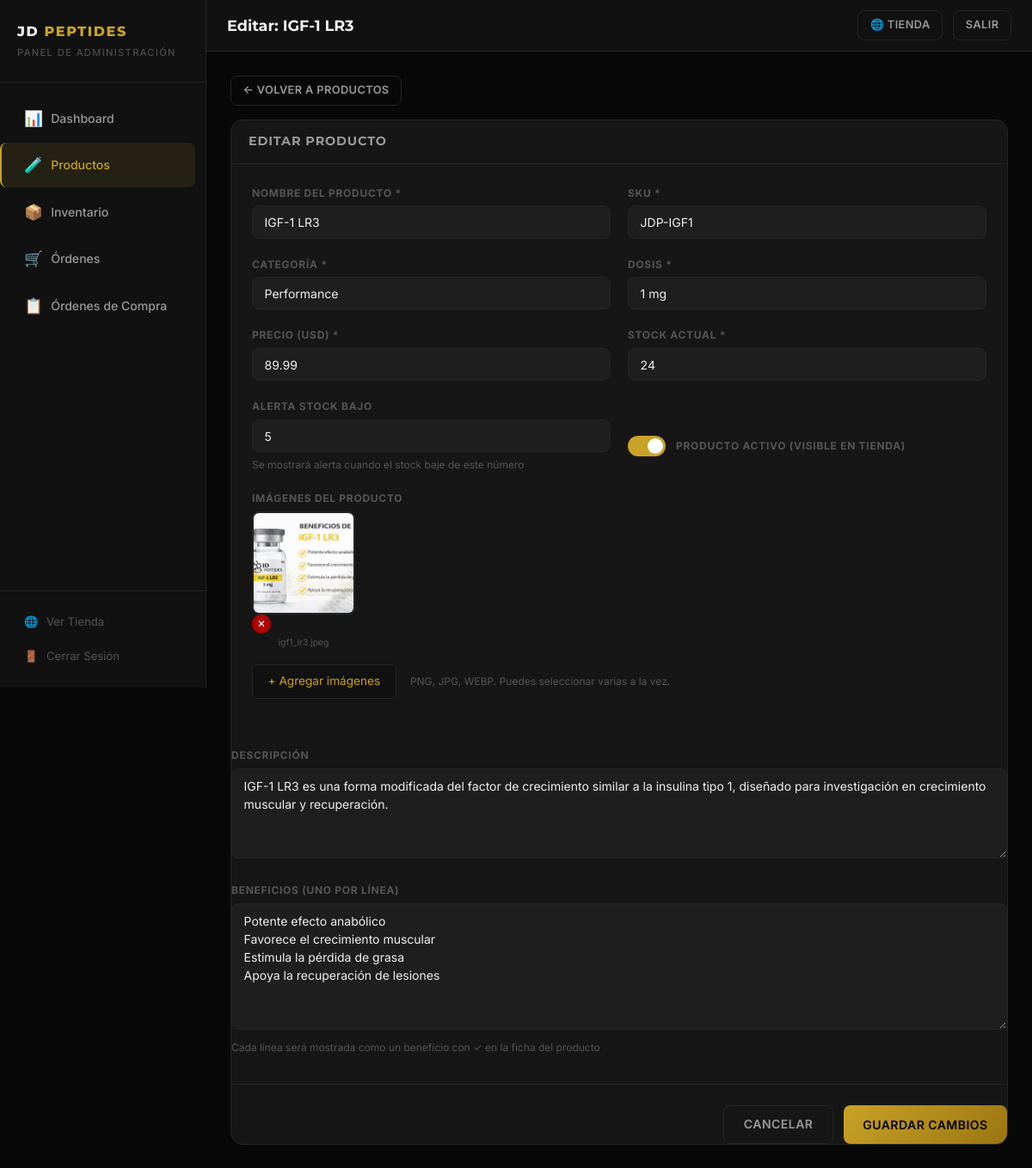
Page /admin/productos/1/editar (signed in) on the committed database.
### tables this page shows
CREATE TABLE products (
    id INTEGER PRIMARY KEY AUTOINCREMENT,
    sku TEXT UNIQUE NOT NULL,
    name TEXT NOT NULL,
    category TEXT NOT NULL,
    dose TEXT NOT NULL,
    price REAL NOT NULL,
    description TEXT,
    benefits TEXT,
    stock INTEGER DEFAULT 0,
    low_stock_alert INTEGER DEFAULT 5,
    active INTEGER DEFAULT 1,
    created_at TEXT DEFAULT (datetime('now'))
, image_path TEXT DEFAULT '');

CREATE TABLE product_images (id INTEGER PRIMARY KEY AUTOINCREMENT, product_id INTEGER NOT NULL, filename TEXT NOT NULL, sort_order INTEGER DEFAULT 0, created_at TEXT DEFAULT (datetime('now')), FOREIGN KEY (product_id) REFERENCES products(id));

### app.py (the view, shortened to what this page needs)
@app.route('/admin/productos/<int:pid>/editar', methods=['GET', 'POST'])
@admin_required
def admin_editar_producto(pid):
    product = query_db("SELECT * FROM products WHERE id=?", (pid,), one=True)
    if not product:
        flash('Producto no encontrado.', 'error')
        return redirect(url_for('admin_productos'))
    benefits_text = (product['benefits'] or '').replace('|', '\n')
    categories = [r['category'] for r in query_db("SELECT DISTINCT category FROM products ORDER BY category")]
    product_images = query_db("SELECT * FROM product_images WHERE product_id=? ORDER BY sort_order, id", (pid,))
    return render_template('admin/producto_form.html', product=product,
                           benefits_text=benefits_text, categories=categories,
                           action='editar', product_images=product_images)

### app.py (called while the page is built)
def get_db():
    db = getattr(g, '_database', None)
    if db is None:
        os.makedirs(os.path.dirname(DATABASE), exist_ok=True)
        db = g._database = sqlite3.connect(DATABASE)
        db.row_factory = sqlite3.Row
        db.execute("PRAGMA foreign_keys = ON")
    return db

@app.teardown_appcontext
def close_connection(exception):
    db = getattr(g, '_database', None)
    if db is not None:
        db.close()

def query_db(query, args=(), one=False):
    cur = get_db().execute(query, args)
    rv = cur.fetchall()
    cur.close()
    return (rv[0] if rv else None) if one else rv

def admin_required(f):
    @wraps(f)
    def decorated(*args, **kwargs):
        if not session.get('admin_logged_in'):
            return redirect(url_for('admin_login'))
        return f(*args, **kwargs)
    return decorated

### templates/admin/producto_form.html (shortened to what this page needs)
{% extends "admin/base.html" %}
{% block page_title %}{% if action == 'nuevo' %}Nuevo Producto{% else %}Editar: {{ product['name'] }}{% endif %}{% endblock %}
{% block content %}
<div style="margin-bottom:1rem">
  <a href="{{ url_for('admin_productos') }}" class="btn btn-ghost btn-sm">← Volver a Productos</a>
</div>
<div class="admin-card">
  <div class="admin-card-header">
    <h3>{% if action == 'nuevo' %}Crear Nuevo Producto{% else %}Editar Producto{% endif %}</h3>
  </div>
  <form method="POST" enctype="multipart/form-data" style="padding:1.5rem">
    <div style="display:grid;grid-template-columns:1fr 1fr;gap:1.25rem">
      <div class="admin-form-group">
        <label class="admin-label" for="name">Nombre del Producto *</label>
        <input type="text" id="name" name="name" class="admin-input"
               value="{{ product['name'] if product else '' }}" required
               placeholder="ej. BPC-157">
      </div>
      <div class="admin-form-group">
        <label class="admin-label" for="sku">SKU *</label>
        <input type="text" id="sku" name="sku" class="admin-input"
               value="{{ product['sku'] if product else '' }}" required
               placeholder="ej. JDP-BPC157">
      </div>
      <div class="admin-form-group">
        <label class="admin-label" for="category">Categoría *</label>
        <input type="text" id="category" name="category" class="admin-input"
               value="{{ product['category'] if product else '' }}" required
               placeholder="ej. Recuperación, Performance, Anti-aging…"
               list="categories-list">
      </div>
      <div class="admin-form-group">
        <label class="admin-label" for="dose">Dosis *</label>
        <input type="text" id="dose" name="dose" class="admin-input"
               value="{{ product['dose'] if product else '' }}" required
               placeholder="ej. 10 mg">
      </div>
      <div class="admin-form-group">
        <label class="admin-label" for="price">Precio (USD) *</label>
        <input type="number" id="price" name="price" class="admin-input"
               value="{{ product['price'] if product else '' }}" required
               min="0" step="0.01" placeholder="0.00">
      </div>
      <div class="admin-form-group">
        <label class="admin-label" for="stock">Stock Actual *</label>
        <input type="number" id="stock" name="stock" class="admin-input"
               value="{{ product['stock'] if product else 0 }}" required
               min="0" placeholder="0">
      </div>
      <div class="admin-form-group">
        <label class="admin-label" for="low_stock_alert">Alerta Stock Bajo</label>
        <input type="number" id="low_stock_alert" name="low_stock_alert" class="admin-input"
               value="{{ product['low_stock_alert'] if product else 5 }}"
               min="0" placeholder="5">
        <span style="font-size:0.75rem;color:var(--text3);margin-top:0.3rem;display:block">Se mostrará alerta cuando el stock baje de este número</span>
      </div>
      <div class="admin-form-group" style="display:flex;align-items:center;gap:0.75rem;padding-top:1.5rem">
        <label class="toggle-switch">
          <span class="toggle-track"></span>
        </label>
        <label for="active" class="admin-label" style="margin:0;cursor:pointer">Producto activo (visible en tienda)</label>
      </div>
    </div>
    <div class="admin-form-group" style="margin-top:1.25rem">
      <label class="admin-label">Imágenes del Producto</label>
      {% if product_images %}
      <div style="display:flex;flex-wrap:wrap;gap:0.75rem;margin-bottom:1rem">
        {% for img in product_images %}
        <div style="position:relative;display:inline-block">
          <img src="{{ url_for('static', filename='img/' + img['filename']) }}"
               style="width:120px;height:120px;object-fit:cover;border-radius:8px;border:2px solid var(--border)">
          <form method="POST" action="{{ url_for('admin_eliminar_imagen', img_id=img['id']) }}"
                onsubmit="return confirm('¿Eliminar esta imagen?')"
                style="position:absolute;top:4px;right:4px">
            <button type="submit"
                    style="background:rgba(200,0,0,0.85);color:#fff;border:none;border-radius:50%;width:22px;height:22px;font-size:12px;cursor:pointer;line-height:1;display:flex;align-items:center;justify-content:center">✕</button>
          </form>
          <div style="font-size:0.65rem;color:var(--text3);margin-top:0.2rem;text-align:center;max-width:120px;overflow:hidden;text-overflow:ellipsis;white-space:nowrap">{{ img['filename'] }}</div>
        </div>
        {% endfor %}
      </div>
      {% endif %}
      <div>
        <label for="images" class="img-upload-label">
          <span id="img-upload-text">+ Agregar imágenes</span>
        </label>
        <span style="font-size:0.75rem;color:var(--text3);margin-left:0.75rem">PNG, JPG, WEBP. Puedes seleccionar varias a la vez.</span>
      </div>
    </div>
    <div class="admin-form-group" style="margin-top:1.25rem">
      <label class="admin-label" for="description">Descripción</label>
      <textarea id="description" name="description" class="admin-input admin-textarea" rows="4"
                placeholder="Descripción científica del péptido para la ficha de producto…">{{ product['description'] if product else '' }}</textarea>
    </div>
    <div class="admin-form-group" style="margin-top:1.25rem">
      <label class="admin-label" for="benefits">Beneficios (uno por línea)</label>
      <textarea id="benefits" name="benefits" class="admin-input admin-textarea" rows="6"
                placeholder="Escribe cada beneficio en una línea separada:&#10;Acelera la recuperación de lesiones&#10;Reparación muscular y tendinosa&#10;Favorece la cicatrización">{{ benefits_text if benefits_text else (product['benefits'].replace('|', '\n') if product and product['benefits'] else '') }}</textarea>
      <span style="font-size:0.75rem;color:var(--text3);margin-top:0.3rem;display:block">Cada línea será mostrada como un beneficio con ✓ en la ficha del producto</span>
    </div>
    <div style="display:flex;gap:0.75rem;justify-content:flex-end;margin-top:2rem;padding-top:1.5rem;border-top:1px solid var(--border)">
      <a href="{{ url_for('admin_productos') }}" class="btn btn-ghost">Cancelar</a>
      <button type="submit" class="btn btn-gold">
        {% if action == 'nuevo' %}Crear Producto{% else %}Guardar Cambios{% endif %}
      </button>
    </div>
  </form>
</div>
{% endblock %}

### static/css/style.css (style rules this page uses)
:root { --bg: #080808; --bg2: #111111; --bg3: #161616; --bg4: #1e1e1e; --gold: #c9a227; --gold-light: #ddb940; --gold-dark: #9a7510; --text: #f0f0f0; --text2: #999999; --text3: #555555; --border: #252525; --green: #22c55e; --red: #ef4444; --orange: #f97316; --radius: 8px; --radius-lg: 14px; --shadow: 0 4px 24px rgba(0,0,0,0.5); --shadow-gold:0 0 20px rgba(201,162,39,0.25); --transition: 0.25s ease; }
*, *::before, *::after { box-sizing: border-box; margin: 0; padding: 0; }
html { scroll-behavior: smooth; }
body { font-family: 'Inter', system-ui, -apple-system, 'Segoe UI', sans-serif; background: var(--bg); color: var(--text); line-height: 1.6; font-size: 15px; min-height: 100vh; display: flex; flex-direction: column; }
a { color: var(--gold); text-decoration: none; transition: color var(--transition); }
img { max-width: 100%; display: block; }
input, textarea, select, button { font-family: inherit; font-size: inherit; }
h1, h2, h3, h4, h5 { font-family: 'Montserrat', system-ui, sans-serif; font-weight: 700; line-height: 1.2; color: var(--text); }
h3 { font-size: 1.25rem; }
.btn { display: inline-flex; align-items: center; gap: 0.4rem; padding: 0.65rem 1.4rem; border-radius: var(--radius); font-weight: 600; font-size: 0.88rem; letter-spacing: 0.03em; cursor: pointer; border: none; transition: all var(--transition); text-transform: uppercase; }
.btn-gold { background: linear-gradient(135deg, var(--gold), var(--gold-dark)); color: #000; }
.btn-ghost { background: transparent; border: 1px solid var(--border); color: var(--text2); }
.btn-sm { padding: 0.4rem 0.85rem; font-size: 0.8rem; }
.admin-card { background: var(--bg3); border: 1px solid var(--border); border-radius: var(--radius-lg); overflow: hidden; margin-bottom: 1.5rem; }
.admin-card-header { padding: 1rem 1.25rem; border-bottom: 1px solid var(--border); display: flex; align-items: center; justify-content: space-between; gap: 1rem; flex-wrap: wrap; }
.admin-card-header h3 { font-size: 0.9rem; text-transform: uppercase; letter-spacing: 0.06em; color: var(--text2); }
.admin-input { width: 100%; background: var(--bg4); border: 1px solid var(--border); color: var(--text); padding: 0.6rem 0.85rem; border-radius: var(--radius); transition: border-color var(--transition), box-shadow var(--transition); font-size: 0.875rem; }
.admin-input::placeholder { color: var(--text3); }
.admin-label { display: block; font-size: 0.75rem; font-weight: 700; color: var(--text3); text-transform: uppercase; letter-spacing: 0.06em; margin-bottom: 0.35rem; }
.admin-form-group { margin-bottom: 0; }

### templates/admin/producto_form.html (style rules this page uses)
.toggle-switch { position:relative; display:inline-block; width:44px; height:24px; }
.toggle-track { position:absolute; inset:0; background:#2a2a2a; border-radius:12px; cursor:pointer; transition:background 0.25s; }
.toggle-track::after { content:''; position:absolute; width:18px; height:18px; border-radius:50%; background:#fff; top:3px; left:3px; transition:transform 0.25s; }
.toggle-switch input:checked + .toggle-track { background:var(--gold); }
.toggle-switch input:checked + .toggle-track::after { transform:translateX(20px); }
.admin-textarea { resize:vertical; min-height:100px; font-family:inherit; line-height:1.5; }
.img-upload-label { display:inline-block; padding:0.5rem 1.1rem; background:var(--bg2,#1a1a1a); border:1px solid var(--border); border-radius:6px; cursor:pointer; font-size:0.85rem; color:var(--gold,#c9a227); transition:border-color 0.2s; }

### rows in the picture
products: name "IGF-1 LR3", sku "JDP-IGF1", category "Performance", dose "1 mg", price "89.99", stock "24", low_stock_alert "5", description "IGF-1 LR3 es una forma modificada del factor de crecimiento similar a la insulina tipo 1, diseñado para investigación en crecimiento muscular y recuperación."
product_images: filename (picture), filename "igf1_lr3.jpeg"
